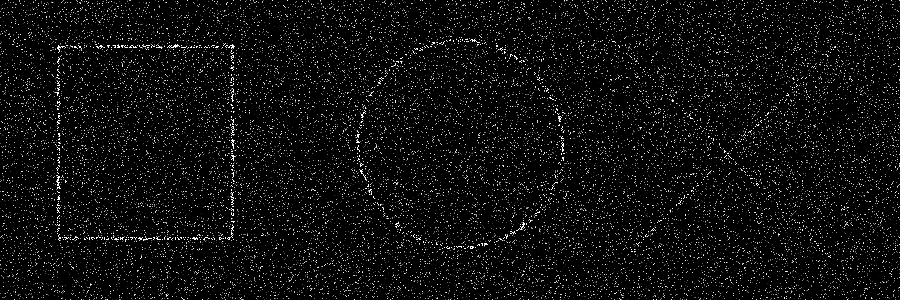
#> input picture data/big_magic_spread_20_hurl_10.bmp, 900 x 300 px
$ python structen.py data/big_magic_spread_20_hurl_10.bmp out.png
#> lines starting #> are read from the running program, lines starting #| are printed output that depends on the picture; after the words box and inside, x2 and y2 are one past the last pixel; in counts of white or black regions, pixels touching at a corner belong together
#> further down, I is the input picture: shape (300, 900); min 0, max 255, mean 14.1
import numpy as np
from skimage.io import imread
from skimage.transform import downscale_local_mean
import scipy as sp
from skimage.color import rgb2gray
import sys

def structure2d(I, sigma=3, deriv=1, noise=0):

#> called with sigma = 0, deriv = 1, noise = 0
    if(len(I.shape) > 2):
        img = I[:, :, 0]
    else:
        img = I

    # calculate the image gradient
    dIdy = np.gradient(img, axis=0, edge_order=2)
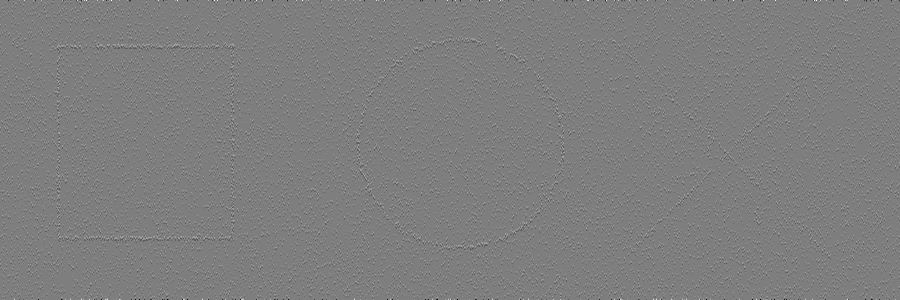
#> dIdy: shape (300, 900) float64; min -500, max 508, mean 0; drawn with min black and max white
    #dIdy = np.gradient(dIdy, axis=0, edge_order=2)
    dIdx = np.gradient(img, axis=1, edge_order=2)
    #dIdx = np.gradient(dIdx, axis=1, edge_order=2)
    print("Max dIdy: " + str(np.max(dIdy)))
#| Max dIdy: 508.0


    # create the structure tensor
    T = np.zeros((img.shape[0], img.shape[1], 2, 2))

    T[:, :, 0, 0] = dIdx * dIdx
    if noise > 0:
        T[:, :, 0, 0] = T[:, :, 0, 0] + np.abs(np.random.normal(0.0, noise, T[:, :, 0, 0].shape))

    T[:, :, 1, 1] = dIdy * dIdy
    if noise > 0:
        T[:, :, 1, 1] = T[:, :, 1, 1] + np.abs(np.random.normal(0.0, noise, T[:, :, 1, 1].shape))

    T[:, :, 0, 1] = dIdx * dIdy
    if noise > 0:
        T[:, :, 0, 1] = T[:, :, 0, 1] + np.random.normal(0.0, noise, T[:, :, 0, 1].shape)

    T[:, :, 1, 0] = T[:, :, 0, 1]

    #if the sigma value is 0, don't do any blurring or resampling
    if sigma > 0:
        window = np.ones((sigma, sigma, 1, 1))
        T = sp.signal.convolve(T, window, mode="same")


    return T

def structure2d_nz(I, w=3):

    if(len(I.shape) > 2):
        img = I[:, :, 0]
    else:
        img = I

    T = structure2d(I, w)

    nz = img == 0
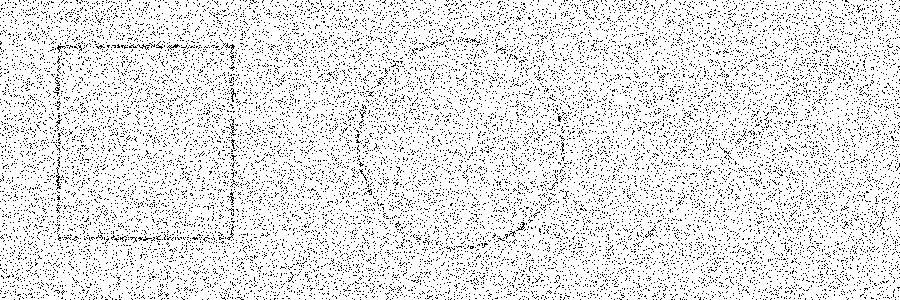
#> nz: shape (300, 900) bool; 89.5% white; black in thin lines or dots
    T[nz, :, :] = 0

    return T

# calculate the N-D structure tensor
# [51 lines left out: functions structen, hessian, not called in this run]


if __name__ == "__main__":
    if(len(sys.argv) < 2):
        print("Provide an image file name for processing")
        exit()
    else:
        filename = sys.argv[1]
        print("processing file " + filename)
        I = imread(filename)
        T = structure2d_nz(I, 0)

    if(len(sys.argv) > 2):
        # the user provided an output file name
        outfilename = sys.argv[2]
    else:
        outfilename = "out.npy"

    print("saving tensor field as " + outfilename)
    np.save(outfilename, T.astype(np.float32))

$ run again, on data/big_magic_spread_20_hurl_5.bmp
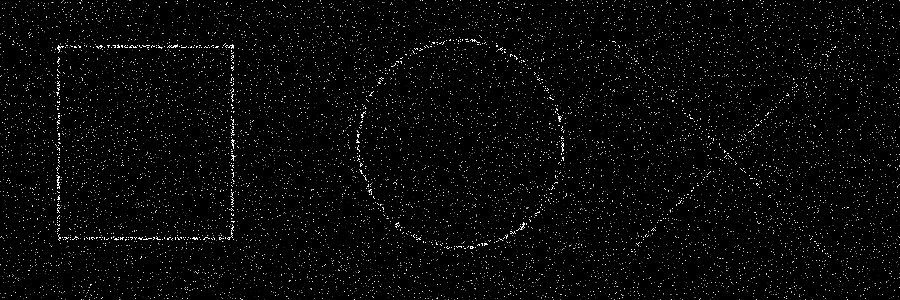
#> input picture data/big_magic_spread_20_hurl_5.bmp, 900 x 300 px
#> I is the input picture: shape (300, 900); min 0, max 255, mean 7.7
#| Max dIdy: 488.0
#> in structure2d_nz, `nz = img == 0`:
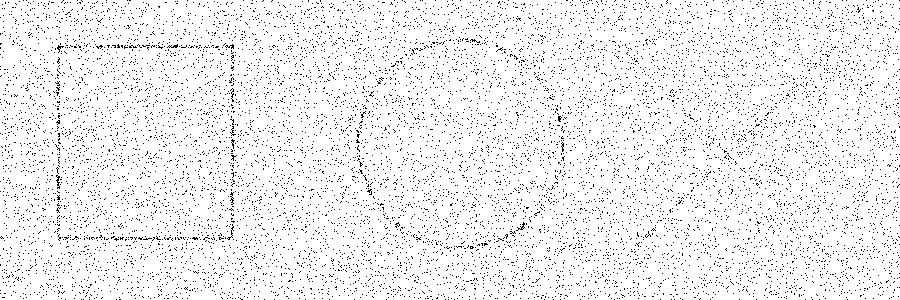
#> nz: shape (300, 900) bool; 94.5% white; black in thin lines or dots

$ run again, on data/spread_0.bmp
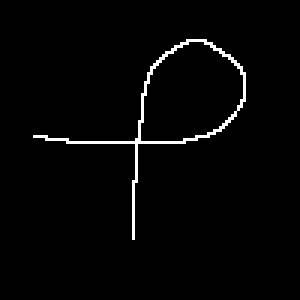
#> input picture data/spread_0.bmp, 100 x 100 px (shown 3 times larger)
#> I is the input picture: shape (100, 100, 3); 2.1% white in thin lines or dots, all inside (x1, y1, x2, y2) = (11, 13, 82, 80)
#> in structure2d, `dIdy = np.gradient(img, axis=0, edge_order=2)`:
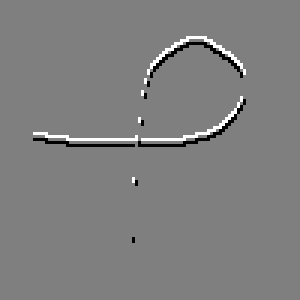
#> dIdy: shape (100, 100) float64 (shown 3 times larger); min -127.5, max 127.5, mean 0; drawn with min black and max white
#> in structure2d, `dIdx = np.gradient(img, axis=1, edge_order=2)`:
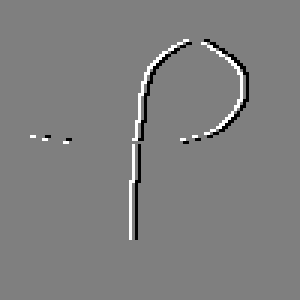
#> dIdx: shape (100, 100) float64 (shown 3 times larger); min -127.5, max 127.5, mean 0; drawn with min black and max white
#| Max dIdy: 127.5
